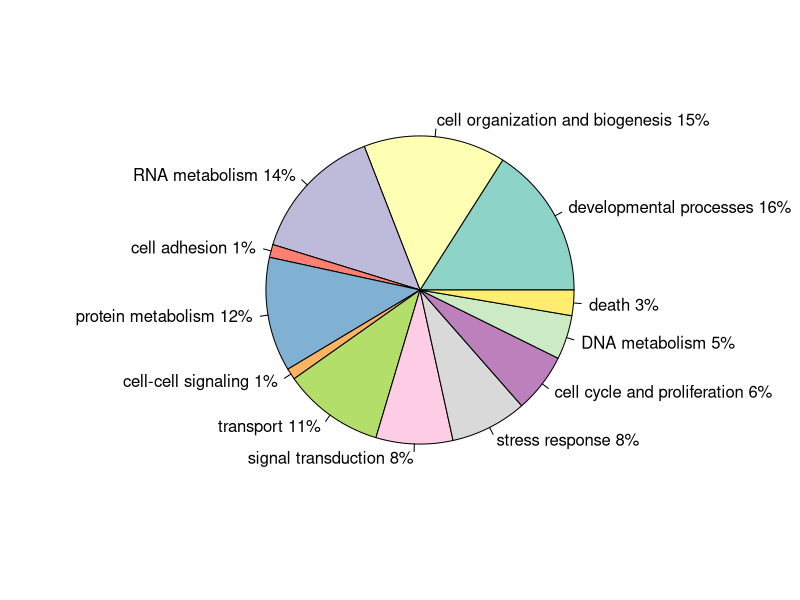
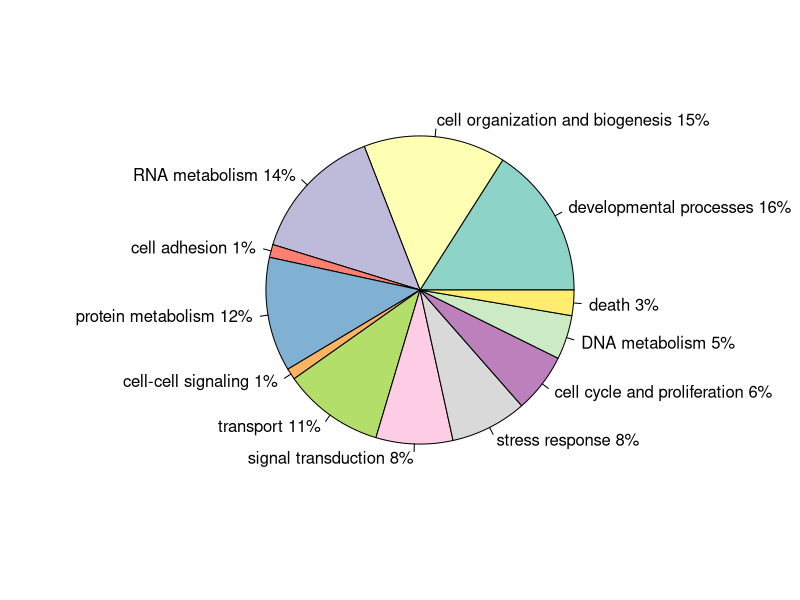

These charts were generated, in order, by the following R code:
## ---- chunk 1
gopie <- read.delim("../analyses/BLAST-to-GOslim/GOslim-P-pie.txt", header = FALSE)
gopie
## ---- chunk 2
piecolors <- RColorBrewer::brewer.pal(12, "Set3")
## ---- chunk 3
slices <- c(70628, 65914, 63388, 6030, 53012, 5234, 46892, 35631, 35478, 27506, 20463, 11822) #create vector of counts of GOslims based on the file read in above; don't use numbers associated with "other biological processes" or "other metabolic processes"
lbls <- c("developmental processes", "cell organization and biogenesis", "RNA metabolism", "cell adhesion", "protein metabolism", "cell-cell signaling", "transport", "signal transduction", "stress response", "cell cycle and proliferation", "DNA metabolism", "death") #create vector of GOslim terms in the same order as the number of counts; don't include "other biological processes" or "other metabolic processes"
pct <- round(slices/sum(slices)*100) #get percentages of each GOslim term
lbls <- paste(lbls, pct) #add percents to labels
lbls <- paste(lbls, "%", sep = "") #ad % to labels
pie(slices,labels = lbls, col = piecolors)
## ---- chunk 4
pdf("../analyses/BLAST-to-GOslim/GOslim-pie-transcriptome-v3.1.pdf")
slices <- c(70628, 65914, 63388, 6030, 53012, 5234, 46892, 35631, 35478, 27506, 20463, 11822) #create vector of counts of GOslims based on the file read in above; don't use numbers associated with "other biological processes" or "other metabolic processes"
lbls <- c("developmental processes", "cell organization and biogenesis", "RNA metabolism", "cell adhesion", "protein metabolism", "cell-cell signaling", "transport", "signal transduction", "stress response", "cell cycle and proliferation", "DNA metabolism", "death") #create vector of GOslim terms in the same order as the number of counts; don't include "other biological processes" or "other metabolic processes"
pct <- round(slices/sum(slices)*100) #get percentages of each GOslim term
lbls <- paste(lbls, pct) #add percents to labels
lbls <- paste(lbls, "%", sep = "") #ad % to labels
pie(slices,labels = lbls, col = piecolors)
